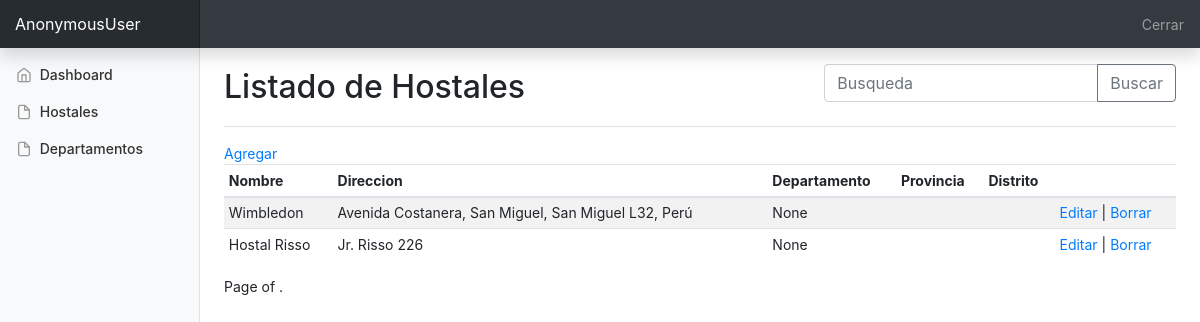
The page /backoffice/hostal/ on the database its author committed.
### motelnow/models.py (models this page shows, shortened)
class Hostal(models.Model):
    nombre = models.CharField(max_length=100)
    direccion = models.CharField(max_length=150)
    latitud = models.DecimalField(max_digits=15, decimal_places=10, null=True, blank=True)
    longitud = models.DecimalField(max_digits=15, decimal_places=10, null=True, blank=True)
    departamento = models.ForeignKey(Departamento, on_delete=models.SET_NULL, blank=True, null=True)
    telefono1 = models.CharField(max_length=12, null=True, blank=True)
    telefono2 = models.CharField(max_length=12, null=True, blank=True)
    precio_minimo = models.IntegerField(default=0)
    precio_maximo = models.IntegerField(default=0)
    activo = models.BooleanField(default=True)

### motelnow/views.py (the view)
# urls.py: path('backoffice/hostal/', HostalList.as_view(), name='hostal-list'),
class HostalList(ListView):
    model = Hostal
    template_name = 'hostal/hostal_list.html'

### templates/hostal/hostal_list.html (shortened to what this page needs)
{% extends 'base_backoffice.html' %}
{% block main %}
    <div class="d-flex justify-content-between flex-wrap flex-md-nowrap align-items-center pt-3 pb-2 mb-3 border-bottom">
        <h1 class="h2">Listado de Hostales</h1>
        <form method="GET">
            <div class="input-group mb-3">
                <input type="text" name="search" class="form-control" placeholder="Busqueda"
                       aria-describedby="basic-addon2">
                <div class="input-group-append">
                    <button class="btn btn-outline-secondary" type="submit">Buscar</button>
                </div>
            </div>
        </form>
    </div>
    <a href="{% url 'hostal-create' %}">Agregar</a>
    <div class="table-responsive">
        <table class="table table-striped table-sm">
            <thead>
            <tr>
                <th>Nombre</th>
                <th>Direccion</th>
                <th>Departamento</th>
                <th>Provincia</th>
                <th>Distrito</th>
                <th></th>
            </tr>
            </thead>
            <tbody>
            {% for hostal in object_list %}
                <tr>
                    <td>{{ hostal.nombre }}</td>
                    <td>{{ hostal.direccion }}</td>
                    <td>{{ hostal.departamento }}</td>
                    <td>{{ hostal.provincia }}</td>
                    <td>{{ hostal.distrito }}</td>
                    <td>
                        <a href="{% url 'hostal-update' hostal.pk %}"> Editar</a> |
                        <a href="{% url 'hostal-delete' hostal.pk %}"> Borrar</a>
                    </td>
                </tr>
            {% endfor %}
            </tbody>
        </table>
    </div>
<div class="pagination">
    <span class="step-links">
        <span class="current">
            Page {{ listado.number }} of {{ listado.paginator.num_pages }}.
        </span>
    </span>
</div>
{% endblock main %}

### templates/base_backoffice.html (shortened to what this page needs)
{% load static %}
<!doctype html>
<html lang="es">
<head>
    <link href="{% static "css/bootstrap.min.css" %}" rel="stylesheet">
    <link href="{% static "css/dashboard.css" %}" rel="stylesheet">
</head>
<body>
<nav class="navbar navbar-dark fixed-top bg-dark flex-md-nowrap p-0 shadow">
    <a class="navbar-brand col-sm-3 col-md-2 mr-0" href="#">{{ user }}</a>
    <ul class="navbar-nav px-3">
        <li class="nav-item text-nowrap">
            <a class="nav-link" href="">Cerrar</a>
        </li>
    </ul>
</nav>
<div class="container-fluid">
    <div class="row">
        <nav class="col-md-2 d-none d-md-block bg-light sidebar">
            <div class="sidebar-sticky">
                <ul class="nav flex-column">
                    <li class="nav-item">
                        <a class="nav-link" href="">
                            <span data-feather="home"></span>
                            Dashboard <span class="sr-only">(current)</span>
                        </a>
                    </li>
                    <li class="nav-item">
                        <a class="nav-link" href="">
                            <span data-feather="file"></span>
                            Hostales
                        </a>
                    </li>
                    <li class="nav-item">
                        <a class="nav-link" href="">
                            <span data-feather="file"></span>
                            Departamentos
                        </a>
                    </li>
                </ul>
            </div>
        </nav>
        <main role="main" class="col-md-9 ml-sm-auto col-lg-10 px-4">
            {% block main %}
            {% endblock %}
        </main>
    </div>
</div>
</body>
</html>

### static/css/dashboard.css (style rules this page uses)
body { font-size: .875rem; }
.feather { width: 16px; height: 16px; vertical-align: text-bottom; }
.sidebar { position: fixed; top: 0; bottom: 0; left: 0; z-index: 100; padding: 48px 0 0; box-shadow: inset -1px 0 0 rgba(0, 0, 0, .1); }
.sidebar-sticky { position: relative; top: 0; height: calc(100vh - 48px); padding-top: .5rem; overflow-x: hidden; overflow-y: auto; }
.sidebar .nav-link { font-weight: 500; color: #333; }
.sidebar .nav-link .feather { margin-right: 4px; color: #999; }
[role="main"] { padding-top: 48px; }
.navbar-brand { padding-top: .75rem; padding-bottom: .75rem; font-size: 1rem; background-color: rgba(0, 0, 0, .25); box-shadow: inset -1px 0 0 rgba(0, 0, 0, .25); }
.border-bottom { border-bottom: 1px solid #e5e5e5; }

### rows shown on the page
Hostal: nombre "Wimbledon", direccion "Avenida Costanera, San Miguel, San Miguel L32, Perú", departamento "None"
Hostal: nombre "Hostal Risso", direccion "Jr. Risso 226", departamento "None"

### other values the page prints
{{ user }} "AnonymousUser"
